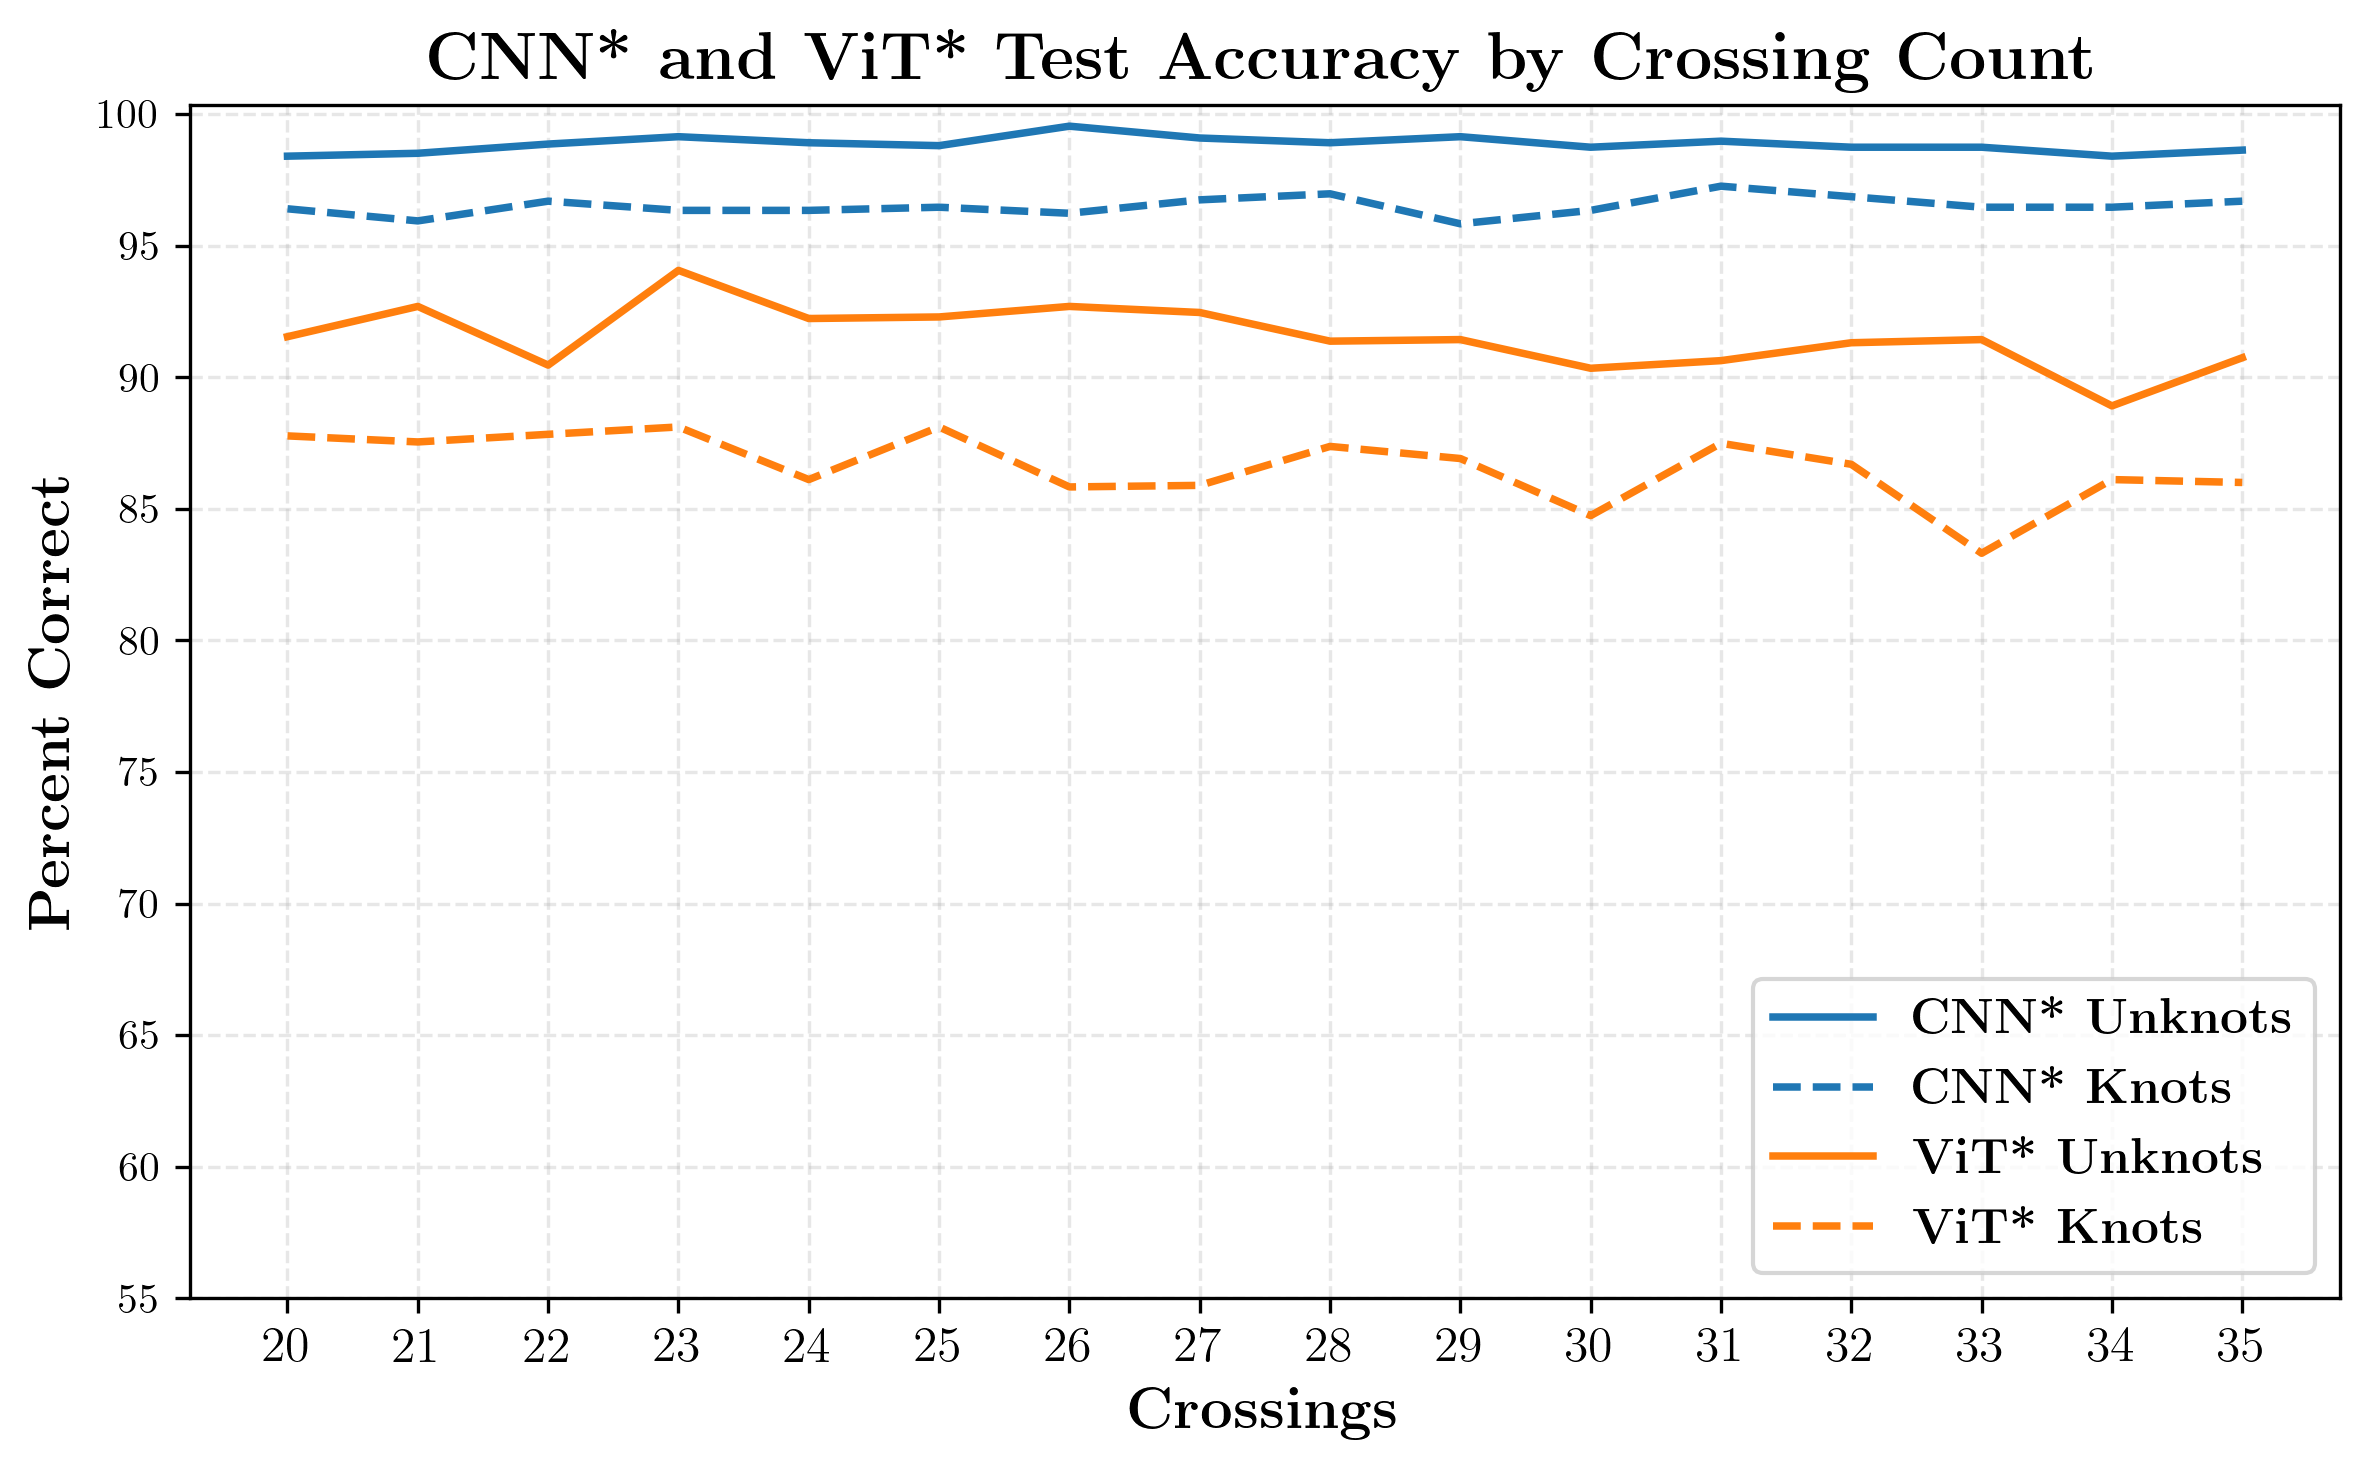

The Python source for this figure:
CNN_TN = [
    96.40,
    95.94,
    96.69,
    96.34,
    96.34,
    96.46,
    96.23,
    96.74,
    96.97,
    95.83,
    96.34,
    97.26,
    96.86,
    96.46,
    96.46,
    96.69,
]

CNN_TP = [
    98.40,
    98.51,
    98.86,
    99.14,
    98.91,
    98.80,
    99.54,
    99.09,
    98.91,
    99.14,
    98.74,
    98.97,
    98.74,
    98.74,
    98.40,
    98.63,
]

ViT_TN = [
    87.77,
    87.54,
    87.83,
    88.11,
    86.11,
    88.11,
    85.83,
    85.89,
    87.37,
    86.91,
    84.74,
    87.49,
    86.69,
    83.31,
    86.11,
    86.00,
]

ViT_TP = [
    91.54,
    92.69,
    90.46,
    94.06,
    92.23,
    92.29,
    92.69,
    92.46,
    91.37,
    91.43,
    90.34,
    90.63,
    91.31,
    91.43,
    88.91,
    90.74,
]

import matplotlib.pyplot as plt
import numpy as np
from matplotlib import rc

# --- LaTeX rendering and fonts ---
rc("text", usetex=True)
rc("font", family="serif", serif=["Roman"])
rc("axes", unicode_minus=False)

# # --- Data ---
# CNN_TN = [96.40, 95.94, 96.69, 96.34, 96.34, 96.46, 96.23, 96.74, 96.97, 95.83, 96.34, 97.26, 96.86, 96.46, 96.46, 96.69]
# CNN_TP = [98.40, 98.51, 98.86, 99.14, 98.91, 98.80, 99.54, 99.09, 98.91, 99.14, 98.74, 98.97, 98.74, 98.74, 98.40, 98.63]
# ViT_TN = [87.77, 87.54, 87.83, 88.11, 86.11, 88.11, 85.83, 85.89, 87.37, 86.91, 84.74, 87.49, 86.69, 83.31, 86.11, 86.00]
# ViT_TP = [91.54, 92.69, 90.46, 94.06, 92.23, 92.29, 92.69, 92.46, 91.37, 91.43, 90.34, 90.63, 91.31, 91.43, 88.91, 90.74]

# --- X-axis values ---
epochs = np.arange(1, len(CNN_TN) + 1)

# --- Font size controls ---
label_fontsize = 14
title_fontsize = 16
tick_fontsize = 12
legend_fontsize = 12

# --- Plot ---
plt.figure(figsize=(8, 5))
plt.plot(epochs, CNN_TP, "-", color="C0", label=r"\textbf{CNN* Unknots}", linewidth=1.8)
plt.plot(epochs, CNN_TN, "--", color="C0", label=r"\textbf{CNN* Knots}", linewidth=1.8)
plt.plot(epochs, ViT_TP, "-", color="C1", label=r"\textbf{ViT* Unknots}", linewidth=1.8)
plt.plot(epochs, ViT_TN, "--", color="C1", label=r"\textbf{ViT* Knots}", linewidth=1.8)


# --- Labels & Title ---
plt.xlabel(r"\textbf{Crossings}", fontsize=label_fontsize)
plt.ylabel(r"\textbf{Percent Correct}", fontsize=label_fontsize)
plt.title(r"\textbf{CNN* and ViT* Test Accuracy by Crossing Count}", fontsize=title_fontsize)


plt.yticks(np.arange(55, 101, 5))
plt.xticks(np.arange(1, 17), [str(i) for i in range(20, 36)], fontsize=tick_fontsize)

plt.grid(alpha=0.3, linestyle="--")
plt.legend(fontsize=legend_fontsize, loc="lower right")
plt.tight_layout()

# --- Save and show ---
plt.savefig("acc-by-nc.png", dpi=300, bbox_inches="tight")